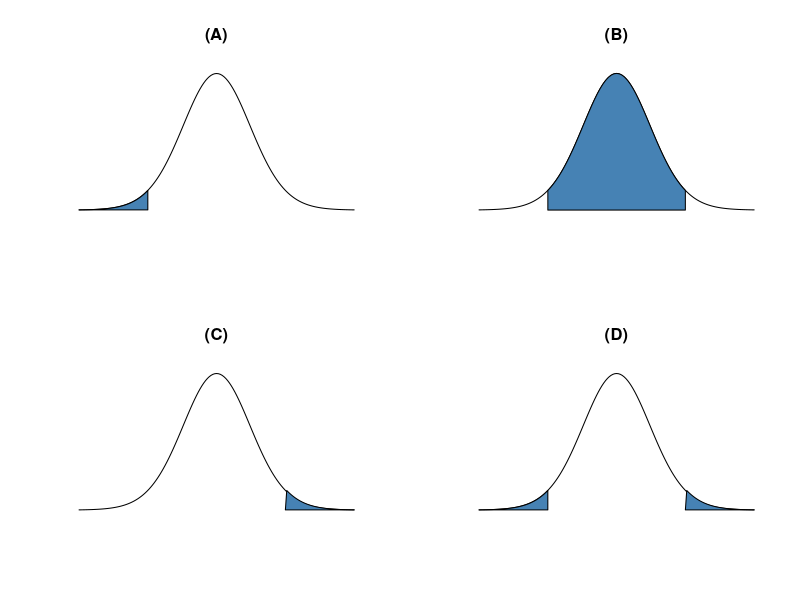

R code for this plot:
## ---- chunk 1
# Leave this as-is
knitr::opts_chunk$set(echo = TRUE, warning = FALSE, message = FALSE)
## ---- chunk 2
val <- c(255, 190, 55, 137, 138, 174)

mu <- 220
xbar <- 158.167
s <- 4427.767
n <- 6

t <- (xbar - mu) / sqrt(s/n)
sprintf("t = %f", t)

pvalue <- 2 * (1 - pt(abs(t), n - 1))
sprintf("pvalue = %f", pvalue)
## ---- chunk 3
cv <- 1 - (0.05/2)
error <- qt(cv,5)

lowerbound <- xbar - (error * sqrt(s/n))
sprintf("lowerbound = %f", lowerbound)
upperbound <- xbar + (error * sqrt(s/n))
sprintf("upperbound = %f", upperbound)
## ---- chunk 4
# Run this whole code chunk in order to see the plots for yourself
x <- seq(-4, 4, length.out = 151)
y <- dt(x, df = rpois(1, lambda = 30))

xa <- seq(-4, -2, length.out = 51)
ya <- dt(c(xa, -4), df = rpois(1, lambda = 30))

xb <- seq(-2, 2, length.out = 51)
yb <- c(0, dt(c(xb), df = rpois(1, lambda = 30)), 0)

xc <- seq(4, 2, length.out = 51)
yc <- dt(c(xc, 4), df = rpois(1, lambda = 30))

par(mfrow = c(2,2))
plot(x, y, type = "l", main = "(A)", axes = FALSE, xlab = "", ylab = "")
polygon(c(xa, -2), ya, col = "steelblue")

plot(x, y, type = "l", main = "(B)", axes = FALSE, xlab = "", ylab = "")
polygon(c(-2, xb, 2), yb, col = "steelblue")

plot(x, y, type = "l", main = "(C)", axes = FALSE, xlab = "", ylab = "")
polygon(c(2, xc), ya, col = "steelblue")

plot(x, y, type = "l", main = "(D)", axes = FALSE, xlab = "", ylab = "")
polygon(c(xa, -2), ya, col = "steelblue")
polygon(c(2, xc), ya, col = "steelblue")
## ---- chunk 5
cv <- 1 - (0.05)
error <- qt(cv,10)
s <- 10.56 
xbar <- 2.818182
n <- 11

lowerbound <- xbar - (error * sqrt(s/n))
sprintf("lowerbound = %f", lowerbound)
upperbound <- xbar + (error * sqrt(s/n))
sprintf("upperbound = %f", upperbound)
